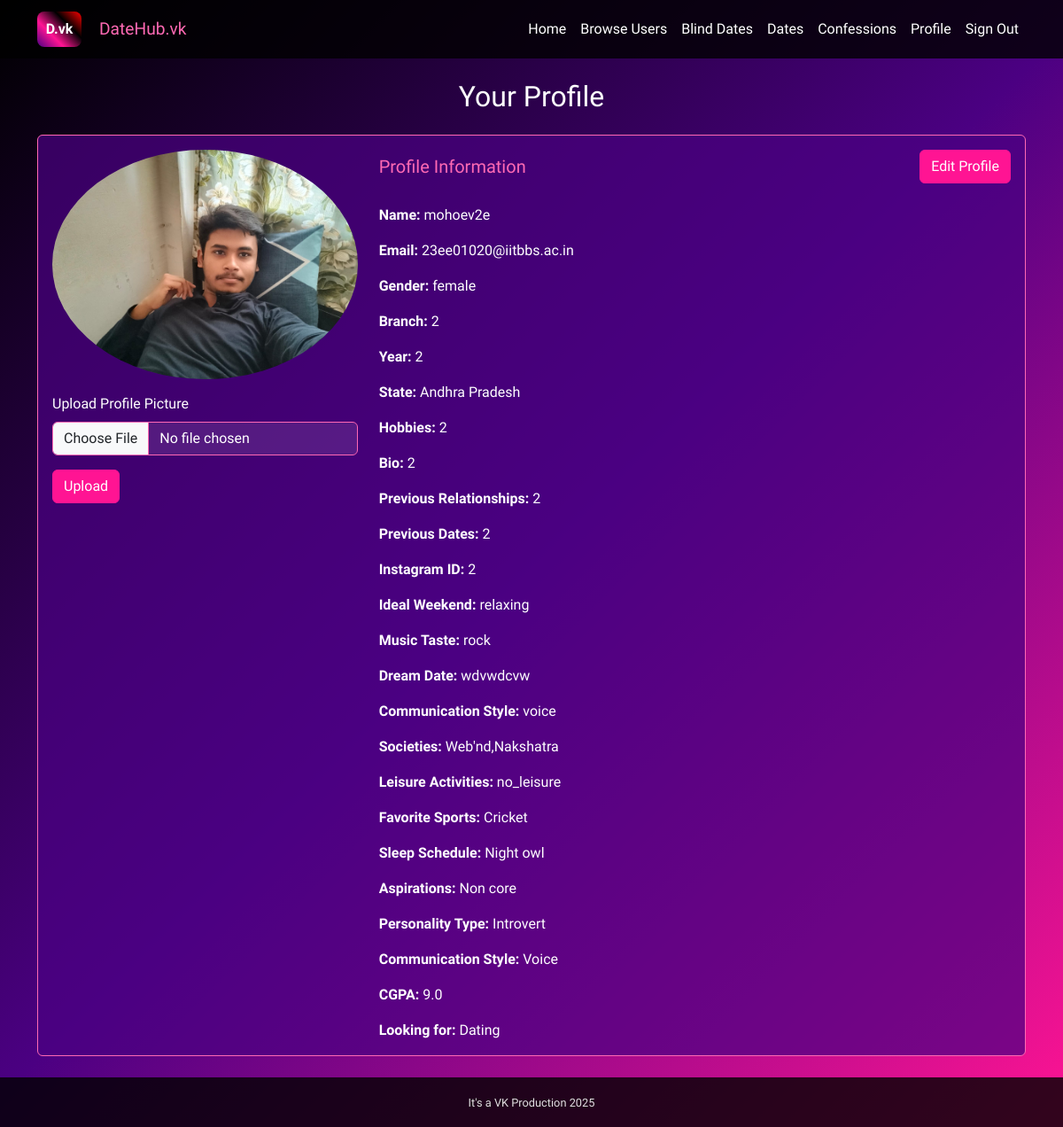
/profile (signed in), run on an earlier commit of the app's database.
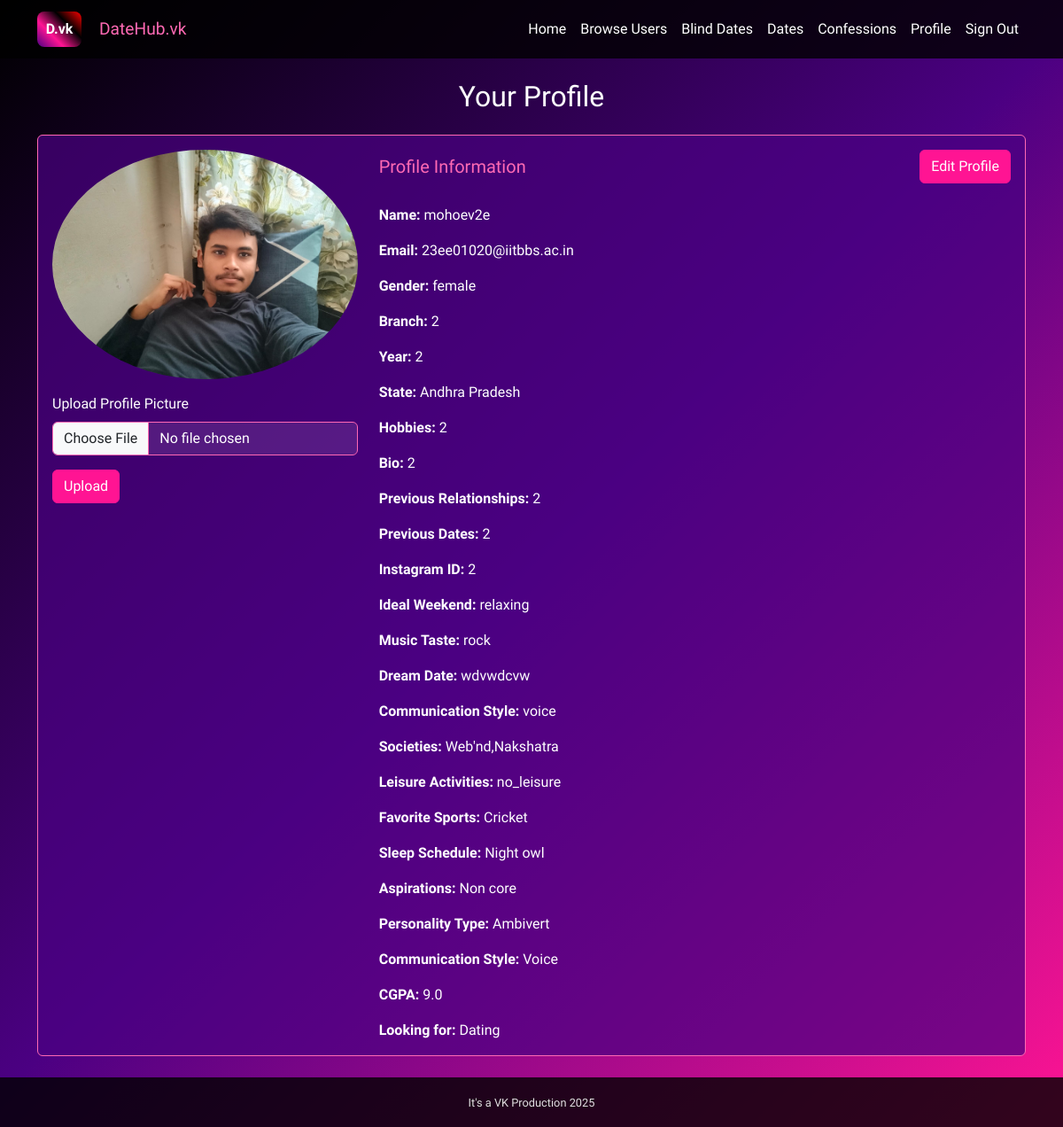
And on a later commit of the database.
### app.py (models this page shows)
class User(UserMixin, db.Model):
    id = db.Column(db.String(36), primary_key=True, default=lambda: str(uuid4()))
    email = db.Column(db.String(120), unique=True, nullable=False)
    password = db.Column(db.String(255), nullable=False)
    name = db.Column(db.String(100), nullable=False)
    gender = db.Column(db.String(20), nullable=False)
    branch = db.Column(db.String(50), nullable=False)
    year = db.Column(db.Integer, nullable=False)
    state = db.Column(db.String(50), nullable=False)
    hobbies = db.Column(db.String(255))
    bio = db.Column(db.Text)
    image = db.Column(db.String(255))
    previous_relationships = db.Column(db.Integer, default=0)
    previous_dates = db.Column(db.Integer, default=0)
    insta_id = db.Column(db.String(100))
    ideal_weekend = db.Column(db.String(50))
    music_taste = db.Column(db.String(100))
    societies = db.Column(db.String(500))
    favorite_sports = db.Column(db.String(200))
    cgpa = db.Column(db.Float, nullable=True)
    leisure_activities = db.Column(db.String(100))
    personality_type = db.Column(db.String(50))
    sleep_schedule = db.Column(db.String(50))
    aspirations = db.Column(db.String(50))
    dream_date = db.Column(db.String(255))
    communication_style = db.Column(db.String(50))
    relationship_looking_for = db.Column(db.String(50))

### app.py (the view)
@app.route('/profile')
@login_required
def profile():
    return render_template('profile.html', user=current_user)

### app.py (called while the page is built)
@login_manager.user_loader
def load_user(user_id):
    return User.query.get(user_id)

### templates/profile.html (shortened to what this page needs)
{% extends "base.html" %}
{% block content %}
<h2 class="text-center mb-4">Your Profile</h2>
<div class="card">
    <div class="card-body">
        <div class="row">
            <div class="col-md-4">
                <img src="{{ url_for('static', filename='uploads/' + user.image) if user.image else 'https://via.placeholder.com/150' }}" alt="{{ user.name }}" class="img-fluid rounded-circle mb-3">
                <form id="image-upload-form" enctype="multipart/form-data">
                    <div class="mb-3">
                        <label for="image" class="form-label">Upload Profile Picture</label>
                        <input type="file" class="form-control" id="image" name="image" accept="image/*">
                    </div>
                    <button type="submit" class="btn btn-primary">Upload</button>
                </form>
            </div>
            <div class="col-md-8">
                <div class="d-flex justify-content-between align-items-center mb-4">
                    <h5 class="card-title mb-0">Profile Information</h5>
                    <button id="editProfileBtn" class="btn btn-primary">Edit Profile</button>
                </div>
                <div id="profileView">
                    <p class="card-text"><strong>Name:</strong> {{ user.name }}</p>
                    <p class="card-text"><strong>Email:</strong> {{ user.email }}</p>
                    <p class="card-text"><strong>Gender:</strong> {{ user.gender }}</p>
                    <p class="card-text"><strong>Branch:</strong> {{ user.branch }}</p>
                    <p class="card-text"><strong>Year:</strong> {{ user.year }}</p>
                    <p class="card-text"><strong>State:</strong> {{ user.state }}</p>
                    <p class="card-text"><strong>Hobbies:</strong> {{ user.hobbies }}</p>
                    <p class="card-text"><strong>Bio:</strong> {{ user.bio }}</p>
                    <p class="card-text"><strong>Previous Relationships:</strong> {{ user.previous_relationships }}</p>
                    <p class="card-text"><strong>Previous Dates:</strong> {{ user.previous_dates }}</p>
                    <p class="card-text"><strong>Instagram ID:</strong> {{ user.insta_id }}</p>
                    <p class="card-text"><strong>Ideal Weekend:</strong> {{ user.ideal_weekend }}</p>
                    <p class="card-text"><strong>Music Taste:</strong> {{ user.music_taste }}</p>
                    <p class="card-text"><strong>Dream Date:</strong> {{ user.dream_date if user.dream_date else 'Not specified' }}</p>
                    <p class="card-text"><strong>Communication Style:</strong> {{ user.communication_style }}</p>
                    <p class="card-text"><strong>Societies:</strong> {{ user.societies }}</p>
                    <p class="card-text"><strong>Leisure Activities:</strong> {{ user.leisure_activities }}</p>
                    <p class="card-text"><strong>Favorite Sports:</strong> {{ user.favorite_sports }}</p>
                    <p class="card-text"><strong>Sleep Schedule:</strong> {{ user.sleep_schedule|title|replace('_', ' ') if user.sleep_schedule else 'Not specified' }}</p>
                    <p class="card-text"><strong>Aspirations:</strong> {{ user.aspirations|title|replace('_', ' ') if user.aspirations else 'Not specified' }}</p>
                    <p class="card-text"><strong>Personality Type:</strong> {{ user.personality_type|title|replace("_", " ") if user.personality_type else "Not specified" }}</p>
                    <p class="card-text"><strong>Communication Style:</strong> {{ user.communication_style|title if user.communication_style else "Not specified" }}</p>
                    {% if user.cgpa %}
                    <p class="card-text"><strong>CGPA:</strong> {{ user.cgpa }}</p>
                    {% endif %}
                    <p class="card-text"><strong>Looking for:</strong> {{ user.relationship_looking_for|title|replace('_', ' ') if user.relationship_looking_for else 'Not specified' }}</p>
                </div>
            </div>
        </div>
    </div>
</div>
{% endblock %}

What changed in the data, as far as the page shows it:
changed User "mohoev2e": personality_type "Introvert" → "Ambivert"
